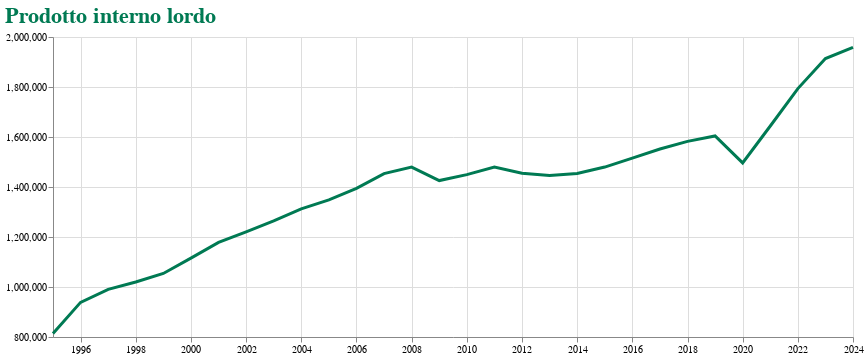

This figure's notebook cell:
### Code cell
chart = Chart(df1[df1.value.notna()]).mark_line(
    color='#007A53',strokeWidth=3
).encode(
    x=alt.X('period:T', title=None, axis=alt.Axis(labelFlush=False)),
    y=alt.Y('value:Q', scale=alt.Scale(zero=False), title=None),
    tooltip=['period:T', 'value:Q']
).properties(
    width=800, height=300, title='Prodotto interno lordo' 
).configure_title(
    font='Calibri',fontSize=22,anchor='start',     # allinea a sinistra ('start'), centro ('middle'), destra ('end')
    color='#007a53'
) #.mark_area(    interpolate='step-after',    line=True)
chart

### Figure 1 — Vega-Lite specification as saved in the notebook (floating-point values rounded to 4 significant figures)
{"config": {"view": {"continuousWidth": 300, "continuousHeight": 300}, "title": {"anchor": "start", "color": "#007a53", "font": "Calibri", "fontSize": 22}}, "data": {"name": "data-6ea88d346f811300a1cea562fbe63c78"}, "mark": {"type": "line", "color": "#007A53", "strokeWidth": 3}, "encoding": {"tooltip": [{"field": "period", "type": "temporal"}, {"field": "value", "type": "quantitative"}], "x": {"axis": {"labelFlush": false}, "field": "period", "title": null, "type": "temporal"}, "y": {"field": "value", "scale": {"zero": false}, "title": null, "type": "quantitative"}}, "height": 300, "title": "Prodotto interno lordo", "width": 800, "$schema": "https://vega.github.io/schema/vega-lite/v5.20.1.json", "datasets": {"data-6ea88d346f811300a1cea562fbe63c78": [{"@frequency": "annual", "provider_code": "Eurostat", "dataset_code": "NAMA_10_GDP", "dataset_name": "Gross domestic product (GDP) and main components (output, expenditure and income)", "series_code": "A.CP_MEUR.B1G.IT", "series_name": "Annual – Current prices, million euro – Value added, gross – Italy", "original_period": "1995", "period": "1995-01-01T00:00:00", "original_value": 813800.0, "value": 813800.0, "freq": "A", "unit": "CP_MEUR", "na_item": "B1G", "geo": "IT", "Time frequency": "Annual", "Unit of measure": "Current prices, million euro", "National accounts indicator (ESA 2010)": "Value added, gross", "Geopolitical entity (reporting)": "Italy"}, {"@frequency": "annual", "provider_code": "Eurostat", "dataset_code": "NAMA_10_GDP", "dataset_name": "Gross domestic product (GDP) and main components (output, expenditure and income)", "series_code": "A.CP_MEUR.B1G.IT", "series_name": "Annual – Current prices, million euro – Value added, gross – Italy", "original_period": "1996", "period": "1996-01-01T00:00:00", "original_value": 938500.0, "value": 938500.0, "freq": "A", "unit": "CP_MEUR", "na_item": "B1G", "geo": "IT", "Time frequency": "Annual", "Unit of measure": "Current prices, million euro", "National accounts indicator (ESA 2010)": "Value added, gross", "Geopolitical entity (reporting)": "Italy"}, {"@frequency": "annual", "provider_code": "Eurostat", "dataset_code": "NAMA_10_GDP", "dataset_name": "Gross domestic product (GDP) and main components (output, expenditure and income)", "series_code": "A.CP_MEUR.B1G.IT", "series_name": "Annual – Current prices, million euro – Value added, gross – Italy", "original_period": "1997", "period": "1997-01-01T00:00:00", "original_value": 990800.0, "value": 990800.0, "freq": "A", "unit": "CP_MEUR", "na_item": "B1G", "geo": "IT", "Time frequency": "Annual", "Unit of measure": "Current prices, million euro", "National accounts indicator (ESA 2010)": "Value added, gross", "Geopolitical entity (reporting)": "Italy"}, {"@frequency": "annual", "provider_code": "Eurostat", "dataset_code": "NAMA_10_GDP", "dataset_name": "Gross domestic product (GDP) and main components (output, expenditure and income)", "series_code": "A.CP_MEUR.B1G.IT", "series_name": "Annual – Current prices, million euro – Value added, gross – Italy", "original_period": "1998", "period": "1998-01-01T00:00:00", "original_value": 1020000.0, "value": 1020000.0, "freq": "A", "unit": "CP_MEUR", "na_item": "B1G", "geo": "IT", "Time frequency": "Annual", "Unit of measure": "Current prices, million euro", "National accounts indicator (ESA 2010)": "Value added, gross", "Geopolitical entity (reporting)": "Italy"}, {"@frequency": "annual", "provider_code": "Eurostat", "dataset_code": "NAMA_10_GDP", "dataset_name": "Gross domestic product (GDP) and main components (output, expenditure and income)", "series_code": "A.CP_MEUR.B1G.IT", "series_name": "Annual – Current prices, million euro – Value added, gross – Italy", "original_period": "1999", "period": "1999-01-01T00:00:00", "original_value": 1054000.0, "value": 1054000.0, "freq": "A", "unit": "CP_MEUR", "na_item": "B1G", "geo": "IT", "Time frequency": "Annual", "Unit of measure": "Current prices, million euro", "National accounts indicator (ESA 2010)": "Value added, gross", "Geopolitical entity (reporting)": "Italy"}, {"@frequency": "annual", "provider_code": "Eurostat", "dataset_code": "NAMA_10_GDP", "dataset_name": "Gross domestic product (GDP) and main components (output, expenditure and income)", "series_code": "A.CP_MEUR.B1G.IT", "series_name": "Annual – Current prices, million euro – Value added, gross – Italy", "original_period": "2000", "period": "2000-01-01T00:00:00", "original_value": 1116000.0, "value": 1116000.0, "freq": "A", "unit": "CP_MEUR", "na_item": "B1G", "geo": "IT", "Time frequency": "Annual", "Unit of measure": "Current prices, million euro", "National accounts indicator (ESA 2010)": "Value added, gross", "Geopolitical entity (reporting)": "Italy"}, {"@frequency": "annual", "provider_code": "Eurostat", "dataset_code": "NAMA_10_GDP", "dataset_name": "Gross domestic product (GDP) and main components (output, expenditure and income)", "series_code": "A.CP_MEUR.B1G.IT", "series_name": "Annual – Current prices, million euro – Value added, gross – Italy", "original_period": "2001", "period": "2001-01-01T00:00:00", "original_value": 1178000.0, "value": 1178000.0, "freq": "A", "unit": "CP_MEUR", "na_item": "B1G", "geo": "IT", "Time frequency": "Annual", "Unit of measure": "Current prices, million euro", "National accounts indicator (ESA 2010)": "Value added, gross", "Geopolitical entity (reporting)": "Italy"}, {"@frequency": "annual", "provider_code": "Eurostat", "dataset_code": "NAMA_10_GDP", "dataset_name": "Gross domestic product (GDP) and main components (output, expenditure and income)", "series_code": "A.CP_MEUR.B1G.IT", "series_name": "Annual – Current prices, million euro – Value added, gross – Italy", "original_period": "2002", "period": "2002-01-01T00:00:00", "original_value": 1220000.0, "value": 1220000.0, "freq": "A", "unit": "CP_MEUR", "na_item": "B1G", "geo": "IT", "Time frequency": "Annual", "Unit of measure": "Current prices, million euro", "National accounts indicator (ESA 2010)": "Value added, gross", "Geopolitical entity (reporting)": "Italy"}, {"@frequency": "annual", "provider_code": "Eurostat", "dataset_code": "NAMA_10_GDP", "dataset_name": "Gross domestic product (GDP) and main components (output, expenditure and income)", "series_code": "A.CP_MEUR.B1G.IT", "series_name": "Annual – Current prices, million euro – Value added, gross – Italy", "original_period": "2003", "period": "2003-01-01T00:00:00", "original_value": 1264000.0, "value": 1264000.0, "freq": "A", "unit": "CP_MEUR", "na_item": "B1G", "geo": "IT", "Time frequency": "Annual", "Unit of measure": "Current prices, million euro", "National accounts indicator (ESA 2010)": "Value added, gross", "Geopolitical entity (reporting)": "Italy"}, {"@frequency": "annual", "provider_code": "Eurostat", "dataset_code": "NAMA_10_GDP", "dataset_name": "Gross domestic product (GDP) and main components (output, expenditure and income)", "series_code": "A.CP_MEUR.B1G.IT", "series_name": "Annual – Current prices, million euro – Value added, gross – Italy", "original_period": "2004", "period": "2004-01-01T00:00:00", "original_value": 1313000.0, "value": 1313000.0, "freq": "A", "unit": "CP_MEUR", "na_item": "B1G", "geo": "IT", "Time frequency": "Annual", "Unit of measure": "Current prices, million euro", "National accounts indicator (ESA 2010)": "Value added, gross", "Geopolitical entity (reporting)": "Italy"}, {"@frequency": "annual", "provider_code": "Eurostat", "dataset_code": "NAMA_10_GDP", "dataset_name": "Gross domestic product (GDP) and main components (output, expenditure and income)", "series_code": "A.CP_MEUR.B1G.IT", "series_name": "Annual – Current prices, million euro – Value added, gross – Italy", "original_period": "2005", "period": "2005-01-01T00:00:00", "original_value": 1348000.0, "value": 1348000.0, "freq": "A", "unit": "CP_MEUR", "na_item": "B1G", "geo": "IT", "Time frequency": "Annual", "Unit of measure": "Current prices, million euro", "National accounts indicator (ESA 2010)": "Value added, gross", "Geopolitical entity (reporting)": "Italy"}, {"@frequency": "annual", "provider_code": "Eurostat", "dataset_code": "NAMA_10_GDP", "dataset_name": "Gross domestic product (GDP) and main components (output, expenditure and income)", "series_code": "A.CP_MEUR.B1G.IT", "series_name": "Annual – Current prices, million euro – Value added, gross – Italy", "original_period": "2006", "period": "2006-01-01T00:00:00", "original_value": 1394000.0, "value": 1394000.0, "freq": "A", "unit": "CP_MEUR", "na_item": "B1G", "geo": "IT", "Time frequency": "Annual", "Unit of measure": "Current prices, million euro", "National accounts indicator (ESA 2010)": "Value added, gross", "Geopolitical entity (reporting)": "Italy"}, {"@frequency": "annual", "provider_code": "Eurostat", "dataset_code": "NAMA_10_GDP", "dataset_name": "Gross domestic product (GDP) and main components (output, expenditure and income)", "series_code": "A.CP_MEUR.B1G.IT", "series_name": "Annual – Current prices, million euro – Value added, gross – Italy", "original_period": "2007", "period": "2007-01-01T00:00:00", "original_value": 1453000.0, "value": 1453000.0, "freq": "A", "unit": "CP_MEUR", "na_item": "B1G", "geo": "IT", "Time frequency": "Annual", "Unit of measure": "Current prices, million euro", "National accounts indicator (ESA 2010)": "Value added, gross", "Geopolitical entity (reporting)": "Italy"}, {"@frequency": "annual", "provider_code": "Eurostat", "dataset_code": "NAMA_10_GDP", "dataset_name": "Gross domestic product (GDP) and main components (output, expenditure and income)", "series_code": "A.CP_MEUR.B1G.IT", "series_name": "Annual – Current prices, million euro – Value added, gross – Italy", "original_period": "2008", "period": "2008-01-01T00:00:00", "original_value": 1480000.0, "value": 1480000.0, "freq": "A", "unit": "CP_MEUR", "na_item": "B1G", "geo": "IT", "Time frequency": "Annual", "Unit of measure": "Current prices, million euro", "National accounts indicator (ESA 2010)": "Value added, gross", "Geopolitical entity (reporting)": "Italy"}, {"@frequency": "annual", "provider_code": "Eurostat", "dataset_code": "NAMA_10_GDP", "dataset_name": "Gross domestic product (GDP) and main components (output, expenditure and income)", "series_code": "A.CP_MEUR.B1G.IT", "series_name": "Annual – Current prices, million euro – Value added, gross – Italy", "original_period": "2009", "period": "2009-01-01T00:00:00", "original_value": 1426000.0, "value": 1426000.0, "freq": "A", "unit": "CP_MEUR", "na_item": "B1G", "geo": "IT", "Time frequency": "Annual", "Unit of measure": "Current prices, million euro", "National accounts indicator (ESA 2010)": "Value added, gross", "Geopolitical entity (reporting)": "Italy"}, {"@frequency": "annual", "provider_code": "Eurostat", "dataset_code": "NAMA_10_GDP", "dataset_name": "Gross domestic product (GDP) and main components (output, expenditure and income)", "series_code": "A.CP_MEUR.B1G.IT", "series_name": "Annual – Current prices, million euro – Value added, gross – Italy", "original_period": "2010", "period": "2010-01-01T00:00:00", "original_value": 1449000.0, "value": 1449000.0, "freq": "A", "unit": "CP_MEUR", "na_item": "B1G", "geo": "IT", "Time frequency": "Annual", "Unit of measure": "Current prices, million euro", "National accounts indicator (ESA 2010)": "Value added, gross", "Geopolitical entity (reporting)": "Italy"}, {"@frequency": "annual", "provider_code": "Eurostat", "dataset_code": "NAMA_10_GDP", "dataset_name": "Gross domestic product (GDP) and main components (output, expenditure and income)", "series_code": "A.CP_MEUR.B1G.IT", "series_name": "Annual – Current prices, million euro – Value added, gross – Italy", "original_period": "2011", "period": "2011-01-01T00:00:00", "original_value": 1480000.0, "value": 1480000.0, "freq": "A", "unit": "CP_MEUR", "na_item": "B1G", "geo": "IT", "Time frequency": "Annual", "Unit of measure": "Current prices, million euro", "National accounts indicator (ESA 2010)": "Value added, gross", "Geopolitical entity (reporting)": "Italy"}, {"@frequency": "annual", "provider_code": "Eurostat", "dataset_code": "NAMA_10_GDP", "dataset_name": "Gross domestic product (GDP) and main components (output, expenditure and income)", "series_code": "A.CP_MEUR.B1G.IT", "series_name": "Annual – Current prices, million euro – Value added, gross – Italy", "original_period": "2012", "period": "2012-01-01T00:00:00", "original_value": 1455000.0, "value": 1455000.0, "freq": "A", "unit": "CP_MEUR", "na_item": "B1G", "geo": "IT", "Time frequency": "Annual", "Unit of measure": "Current prices, million euro", "National accounts indicator (ESA 2010)": "Value added, gross", "Geopolitical entity (reporting)": "Italy"}, {"@frequency": "annual", "provider_code": "Eurostat", "dataset_code": "NAMA_10_GDP", "dataset_name": "Gross domestic product (GDP) and main components (output, expenditure and income)", "series_code": "A.CP_MEUR.B1G.IT", "series_name": "Annual – Current prices, million euro – Value added, gross – Italy", "original_period": "2013", "period": "2013-01-01T00:00:00", "original_value": 1446000.0, "value": 1446000.0, "freq": "A", "unit": "CP_MEUR", "na_item": "B1G", "geo": "IT", "Time frequency": "Annual", "Unit of measure": "Current prices, million euro", "National accounts indicator (ESA 2010)": "Value added, gross", "Geopolitical entity (reporting)": "Italy"}, {"@frequency": "annual", "provider_code": "Eurostat", "dataset_code": "NAMA_10_GDP", "dataset_name": "Gross domestic product (GDP) and main components (output, expenditure and income)", "series_code": "A.CP_MEUR.B1G.IT", "series_name": "Annual – Current prices, million euro – Value added, gross – Italy", "original_period": "2014", "period": "2014-01-01T00:00:00", "original_value": 1454000.0, "value": 1454000.0, "freq": "A", "unit": "CP_MEUR", "na_item": "B1G", "geo": "IT", "Time frequency": "Annual", "Unit of measure": "Current prices, million euro", "National accounts indicator (ESA 2010)": "Value added, gross", "Geopolitical entity (reporting)": "Italy"}, {"@frequency": "annual", "provider_code": "Eurostat", "dataset_code": "NAMA_10_GDP", "dataset_name": "Gross domestic product (GDP) and main components (output, expenditure and income)", "series_code": "A.CP_MEUR.B1G.IT", "series_name": "Annual – Current prices, million euro – Value added, gross – Italy", "original_period": "2015", "period": "2015-01-01T00:00:00", "original_value": 1480000.0, "value": 1480000.0, "freq": "A", "unit": "CP_MEUR", "na_item": "B1G", "geo": "IT", "Time frequency": "Annual", "Unit of measure": "Current prices, million euro", "National accounts indicator (ESA 2010)": "Value added, gross", "Geopolitical entity (reporting)": "Italy"}, {"@frequency": "annual", "provider_code": "Eurostat", "dataset_code": "NAMA_10_GDP", "dataset_name": "Gross domestic product (GDP) and main components (output, expenditure and income)", "series_code": "A.CP_MEUR.B1G.IT", "series_name": "Annual – Current prices, million euro – Value added, gross – Italy", "original_period": "2016", "period": "2016-01-01T00:00:00", "original_value": 1515000.0, "value": 1515000.0, "freq": "A", "unit": "CP_MEUR", "na_item": "B1G", "geo": "IT", "Time frequency": "Annual", "Unit of measure": "Current prices, million euro", "National accounts indicator (ESA 2010)": "Value added, gross", "Geopolitical entity (reporting)": "Italy"}, {"@frequency": "annual", "provider_code": "Eurostat", "dataset_code": "NAMA_10_GDP", "dataset_name": "Gross domestic product (GDP) and main components (output, expenditure and income)", "series_code": "A.CP_MEUR.B1G.IT", "series_name": "Annual – Current prices, million euro – Value added, gross – Italy", "original_period": "2017", "period": "2017-01-01T00:00:00", "original_value": 1552000.0, "value": 1552000.0, "freq": "A", "unit": "CP_MEUR", "na_item": "B1G", "geo": "IT", "Time frequency": "Annual", "Unit of measure": "Current prices, million euro", "National accounts indicator (ESA 2010)": "Value added, gross", "Geopolitical entity (reporting)": "Italy"}, {"@frequency": "annual", "provider_code": "Eurostat", "dataset_code": "NAMA_10_GDP", "dataset_name": "Gross domestic product (GDP) and main components (output, expenditure and income)", "series_code": "A.CP_MEUR.B1G.IT", "series_name": "Annual – Current prices, million euro – Value added, gross – Italy", "original_period": "2018", "period": "2018-01-01T00:00:00", "original_value": 1582000.0, "value": 1582000.0, "freq": "A", "unit": "CP_MEUR", "na_item": "B1G", "geo": "IT", "Time frequency": "Annual", "Unit of measure": "Current prices, million euro", "National accounts indicator (ESA 2010)": "Value added, gross", "Geopolitical entity (reporting)": "Italy"}, {"@frequency": "annual", "provider_code": "Eurostat", "dataset_code": "NAMA_10_GDP", "dataset_name": "Gross domestic product (GDP) and main components (output, expenditure and income)", "series_code": "A.CP_MEUR.B1G.IT", "series_name": "Annual – Current prices, million euro – Value added, gross – Italy", "original_period": "2019", "period": "2019-01-01T00:00:00", "original_value": 1604000.0, "value": 1604000.0, "freq": "A", "unit": "CP_MEUR", "na_item": "B1G", "geo": "IT", "Time frequency": "Annual", "Unit of measure": "Current prices, million euro", "National accounts indicator (ESA 2010)": "Value added, gross", "Geopolitical entity (reporting)": "Italy"}, {"@frequency": "annual", "provider_code": "Eurostat", "dataset_code": "NAMA_10_GDP", "dataset_name": "Gross domestic product (GDP) and main components (output, expenditure and income)", "series_code": "A.CP_MEUR.B1G.IT", "series_name": "Annual – Current prices, million euro – Value added, gross – Italy", "original_period": "2020", "period": "2020-01-01T00:00:00", "original_value": 1496000.0, "value": 1496000.0, "freq": "A", "unit": "CP_MEUR", "na_item": "B1G", "geo": "IT", "Time frequency": "Annual", "Unit of measure": "Current prices, million euro", "National accounts indicator (ESA 2010)": "Value added, gross", "Geopolitical entity (reporting)": "Italy"}, {"@frequency": "annual", "provider_code": "Eurostat", "dataset_code": "NAMA_10_GDP", "dataset_name": "Gross domestic product (GDP) and main components (output, expenditure and income)", "series_code": "A.CP_MEUR.B1G.IT", "series_name": "Annual – Current prices, million euro – Value added, gross – Italy", "original_period": "2021", "period": "2021-01-01T00:00:00", "original_value": 1644000.0, "value": 1644000.0, "freq": "A", "unit": "CP_MEUR", "na_item": "B1G", "geo": "IT", "Time frequency": "Annual", "Unit of measure": "Current prices, million euro", "National accounts indicator (ESA 2010)": "Value added, gross", "Geopolitical entity (reporting)": "Italy"}, {"@frequency": "annual", "provider_code": "Eurostat", "dataset_code": "NAMA_10_GDP", "dataset_name": "Gross domestic product (GDP) and main components (output, expenditure and income)", "series_code": "A.CP_MEUR.B1G.IT", "series_name": "Annual – Current prices, million euro – Value added, gross – Italy", "original_period": "2022", "period": "2022-01-01T00:00:00", "original_value": 1794000.0, "value": 1794000.0, "freq": "A", "unit": "CP_MEUR", "na_item": "B1G", "geo": "IT", "Time frequency": "Annual", "Unit of measure": "Current prices, million euro", "National accounts indicator (ESA 2010)": "Value added, gross", "Geopolitical entity (reporting)": "Italy"}, {"@frequency": "annual", "provider_code": "Eurostat", "dataset_code": "NAMA_10_GDP", "dataset_name": "Gross domestic product (GDP) and main components (output, expenditure and income)", "series_code": "A.CP_MEUR.B1G.IT", "series_name": "Annual – Current prices, million euro – Value added, gross – Italy", "original_period": "2023", "period": "2023-01-01T00:00:00", "original_value": 1914000.0, "value": 1914000.0, "freq": "A", "unit": "CP_MEUR", "na_item": "B1G", "geo": "IT", "Time frequency": "Annual", "Unit of measure": "Current prices, million euro", "National accounts indicator (ESA 2010)": "Value added, gross", "Geopolitical entity (reporting)": "Italy"}, {"@frequency": "annual", "provider_code": "Eurostat", "dataset_code": "NAMA_10_GDP", "dataset_name": "Gross domestic product (GDP) and main components (output, expenditure and income)", "series_code": "A.CP_MEUR.B1G.IT", "series_name": "Annual – Current prices, million euro – Value added, gross – Italy", "original_period": "2024", "period": "2024-01-01T00:00:00", "original_value": 1958000.0, "value": 1958000.0, "freq": "A", "unit": "CP_MEUR", "na_item": "B1G", "geo": "IT", "Time frequency": "Annual", "Unit of measure": "Current prices, million euro", "National accounts indicator (ESA 2010)": "Value added, gross", "Geopolitical entity (reporting)": "Italy"}]}}
